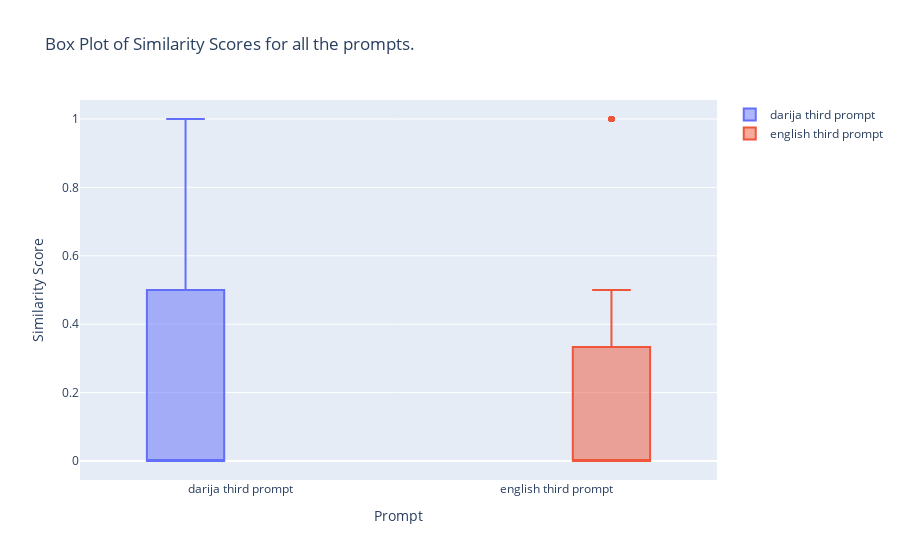

Notebook code for this chart:
### Code cell
import plotly.graph_objects as go
fig = go.Figure()

fig.add_trace(go.Box(y=dataset['similarity_p5'], name='Darija fifth prompt'))
fig.add_trace(go.Box(y=dataset['similarity_eng_p5'], name='English fifth prompt'))

# Update layout
fig.update_layout(
    title='Box Plot of Similarity Scores for all the prompts.',
    yaxis_title='Similarity Score',
    xaxis_title='Prompt',
    boxmode='group'
)

# Show plot
fig.show()

### Figure 1 — Plotly figure (JSON) as saved in the notebook; plotly's stock layout.template omitted (floating-point values rounded to 4 significant figures; data arrays with more than 128 entries replaced by an {"elided": "..."} marker saying what was removed)
{"data": [{"name": "darija third prompt", "type": "box", "y": {"elided": "1328 float values"}}, {"name": "english third prompt", "type": "box", "y": {"elided": "1328 float values"}}], "layout": {"boxmode": "group", "title": {"text": "Box Plot of Similarity Scores for all the prompts."}, "xaxis": {"title": {"text": "Prompt"}}, "yaxis": {"title": {"text": "Similarity Score"}}}}
